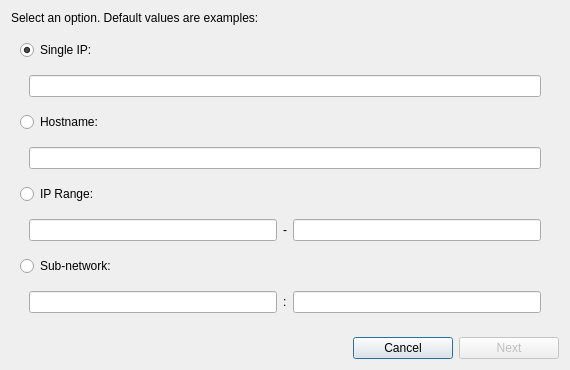
<?xml version="1.0" encoding="UTF-8"?>
<ui version="4.0">
 <class>AddTargetsDialog</class>
 <widget class="QDialog" name="AddTargetsDialog">
  <property name="geometry">
   <rect>
    <x>0</x>
    <y>0</y>
    <width>570</width>
    <height>360</height>
   </rect>
  </property>
  <property name="windowTitle">
   <string>Add targets - Step 1/2</string>
  </property>
  <layout class="QVBoxLayout" name="verticalLayout">
   <item>
    <widget class="QLabel" name="label">
     <property name="sizePolicy">
      <sizepolicy hsizetype="Preferred" vsizetype="Minimum">
       <horstretch>0</horstretch>
       <verstretch>0</verstretch>
      </sizepolicy>
     </property>
     <property name="maximumSize">
      <size>
       <width>16777215</width>
       <height>30</height>
      </size>
     </property>
     <property name="text">
      <string>Select an option. Default values are examples:</string>
     </property>
    </widget>
   </item>
   <item>
    <widget class="QWidget" name="targetsWidget" native="true">
     <layout class="QVBoxLayout" name="verticalLayout_2">
      <item>
       <widget class="QRadioButton" name="singleRadio">
        <property name="text">
         <string>Single IP:</string>
        </property>
        <property name="checked">
         <bool>true</bool>
        </property>
       </widget>
      </item>
      <item>
       <widget class="QWidget" name="singleWidget" native="true">
        <layout class="QHBoxLayout" name="horizontalLayout_2">
         <item>
          <widget class="QLineEdit" name="singleIpLine">
           <property name="inputMethodHints">
            <set>Qt::ImhNone</set>
           </property>
          </widget>
         </item>
        </layout>
       </widget>
      </item>
      <item>
       <widget class="QRadioButton" name="hostnameRadio">
        <property name="text">
         <string>Hostname:</string>
        </property>
       </widget>
      </item>
      <item>
       <widget class="QWidget" name="hostnameWidget" native="true">
        <layout class="QHBoxLayout" name="horizontalLayout_3">
         <item>
          <widget class="QLineEdit" name="hostnameLine">
           <property name="inputMethodHints">
            <set>Qt::ImhUrlCharactersOnly</set>
           </property>
          </widget>
         </item>
        </layout>
       </widget>
      </item>
      <item>
       <widget class="QRadioButton" name="rangeRadio">
        <property name="text">
         <string>IP Range:</string>
        </property>
       </widget>
      </item>
      <item>
       <widget class="QWidget" name="rangeWidget" native="true">
        <layout class="QHBoxLayout" name="horizontalLayout_4">
         <item>
          <widget class="QLineEdit" name="fromIPLine"/>
         </item>
         <item>
          <widget class="QLabel" name="separatorLabel">
           <property name="text">
            <string notr="true">-</string>
           </property>
          </widget>
         </item>
         <item>
          <widget class="QLineEdit" name="toIPLine"/>
         </item>
        </layout>
       </widget>
      </item>
      <item>
       <widget class="QRadioButton" name="subnetRadio">
        <property name="text">
         <string>Sub-network:</string>
        </property>
       </widget>
      </item>
      <item>
       <widget class="QWidget" name="subnetWidget" native="true">
        <layout class="QHBoxLayout" name="horizontalLayout_5">
         <item>
          <widget class="QLineEdit" name="IPLine"/>
         </item>
         <item>
          <widget class="QLabel" name="twodotsLabel">
           <property name="text">
            <string notr="true">:</string>
           </property>
          </widget>
         </item>
         <item>
          <widget class="QLineEdit" name="netmaskLine"/>
         </item>
        </layout>
       </widget>
      </item>
     </layout>
    </widget>
   </item>
   <item>
    <widget class="QWidget" name="buttonBox" native="true">
     <property name="maximumSize">
      <size>
       <width>16777215</width>
       <height>35</height>
      </size>
     </property>
     <layout class="QHBoxLayout" name="horizontalLayout">
      <property name="margin">
       <number>0</number>
      </property>
      <item>
       <spacer name="horizontalSpacer">
        <property name="orientation">
         <enum>Qt::Horizontal</enum>
        </property>
        <property name="sizeHint" stdset="0">
         <size>
          <width>40</width>
          <height>20</height>
         </size>
        </property>
       </spacer>
      </item>
      <item>
       <widget class="QPushButton" name="cancelButton">
        <property name="minimumSize">
         <size>
          <width>100</width>
          <height>0</height>
         </size>
        </property>
        <property name="text">
         <string>Cancel</string>
        </property>
        <property name="icon">
         <iconset resource="../icons/temp_icons.qrc">
          <normaloff>:/edit_icon/close.png</normaloff>:/edit_icon/close.png</iconset>
        </property>
       </widget>
      </item>
      <item>
       <widget class="QPushButton" name="nextButton">
        <property name="enabled">
         <bool>false</bool>
        </property>
        <property name="minimumSize">
         <size>
          <width>100</width>
          <height>0</height>
         </size>
        </property>
        <property name="text">
         <string>Next</string>
        </property>
        <property name="icon">
         <iconset resource="../icons/temp_icons.qrc">
          <normaloff>:/add_icon/arrow-right-double.png</normaloff>:/add_icon/arrow-right-double.png</iconset>
        </property>
       </widget>
      </item>
     </layout>
    </widget>
   </item>
  </layout>
 </widget>
 <resources>
  <include location="../icons/temp_icons.qrc"/>
 </resources>
 <connections>
  <connection>
   <sender>cancelButton</sender>
   <signal>clicked()</signal>
   <receiver>AddTargetsDialog</receiver>
   <slot>close()</slot>
   <hints>
    <hint type="sourcelabel">
     <x>410</x>
     <y>340</y>
    </hint>
    <hint type="destinationlabel">
     <x>284</x>
     <y>180</y>
    </hint>
   </hints>
  </connection>
  <connection>
   <sender>singleRadio</sender>
   <signal>toggled(bool)</signal>
   <receiver>AddTargetsDialog</receiver>
   <slot>optClicked()</slot>
   <hints>
    <hint type="sourcelabel">
     <x>60</x>
     <y>51</y>
    </hint>
    <hint type="destinationlabel">
     <x>115</x>
     <y>-4</y>
    </hint>
   </hints>
  </connection>
  <connection>
   <sender>hostnameRadio</sender>
   <signal>toggled(bool)</signal>
   <receiver>AddTargetsDialog</receiver>
   <slot>optClicked()</slot>
   <hints>
    <hint type="sourcelabel">
     <x>117</x>
     <y>116</y>
    </hint>
    <hint type="destinationlabel">
     <x>199</x>
     <y>-3</y>
    </hint>
   </hints>
  </connection>
  <connection>
   <sender>rangeRadio</sender>
   <signal>toggled(bool)</signal>
   <receiver>AddTargetsDialog</receiver>
   <slot>optClicked()</slot>
   <hints>
    <hint type="sourcelabel">
     <x>69</x>
     <y>184</y>
    </hint>
    <hint type="destinationlabel">
     <x>246</x>
     <y>-16</y>
    </hint>
   </hints>
  </connection>
  <connection>
   <sender>subnetRadio</sender>
   <signal>toggled(bool)</signal>
   <receiver>AddTargetsDialog</receiver>
   <slot>optClicked()</slot>
   <hints>
    <hint type="sourcelabel">
     <x>188</x>
     <y>260</y>
    </hint>
    <hint type="destinationlabel">
     <x>285</x>
     <y>-3</y>
    </hint>
   </hints>
  </connection>
  <connection>
   <sender>nextButton</sender>
   <signal>clicked()</signal>
   <receiver>AddTargetsDialog</receiver>
   <slot>accept()</slot>
   <hints>
    <hint type="sourcelabel">
     <x>529</x>
     <y>344</y>
    </hint>
    <hint type="destinationlabel">
     <x>499</x>
     <y>0</y>
    </hint>
   </hints>
  </connection>
  <connection>
   <sender>singleIpLine</sender>
   <signal>textChanged(QString)</signal>
   <receiver>AddTargetsDialog</receiver>
   <slot>parseTargets()</slot>
   <hints>
    <hint type="sourcelabel">
     <x>173</x>
     <y>78</y>
    </hint>
    <hint type="destinationlabel">
     <x>372</x>
     <y>-1</y>
    </hint>
   </hints>
  </connection>
  <connection>
   <sender>hostnameLine</sender>
   <signal>textChanged(QString)</signal>
   <receiver>AddTargetsDialog</receiver>
   <slot>parseTargets()</slot>
   <hints>
    <hint type="sourcelabel">
     <x>233</x>
     <y>151</y>
    </hint>
    <hint type="destinationlabel">
     <x>347</x>
     <y>-14</y>
    </hint>
   </hints>
  </connection>
  <connection>
   <sender>fromIPLine</sender>
   <signal>textChanged(QString)</signal>
   <receiver>AddTargetsDialog</receiver>
   <slot>parseTargets()</slot>
   <hints>
    <hint type="sourcelabel">
     <x>179</x>
     <y>219</y>
    </hint>
    <hint type="destinationlabel">
     <x>571</x>
     <y>158</y>
    </hint>
   </hints>
  </connection>
  <connection>
   <sender>toIPLine</sender>
   <signal>textChanged(QString)</signal>
   <receiver>AddTargetsDialog</receiver>
   <slot>parseTargets()</slot>
   <hints>
    <hint type="sourcelabel">
     <x>409</x>
     <y>218</y>
    </hint>
    <hint type="destinationlabel">
     <x>572</x>
     <y>191</y>
    </hint>
   </hints>
  </connection>
  <connection>
   <sender>IPLine</sender>
   <signal>textChanged(QString)</signal>
   <receiver>AddTargetsDialog</receiver>
   <slot>parseTargets()</slot>
   <hints>
    <hint type="sourcelabel">
     <x>247</x>
     <y>283</y>
    </hint>
    <hint type="destinationlabel">
     <x>571</x>
     <y>229</y>
    </hint>
   </hints>
  </connection>
  <connection>
   <sender>netmaskLine</sender>
   <signal>textChanged(QString)</signal>
   <receiver>AddTargetsDialog</receiver>
   <slot>parseTargets()</slot>
   <hints>
    <hint type="sourcelabel">
     <x>373</x>
     <y>281</y>
    </hint>
    <hint type="destinationlabel">
     <x>569</x>
     <y>267</y>
    </hint>
   </hints>
  </connection>
  <connection>
   <sender>singleIpLine</sender>
   <signal>editingFinished()</signal>
   <receiver>AddTargetsDialog</receiver>
   <slot>accept()</slot>
   <hints>
    <hint type="sourcelabel">
     <x>423</x>
     <y>90</y>
    </hint>
    <hint type="destinationlabel">
     <x>577</x>
     <y>79</y>
    </hint>
   </hints>
  </connection>
  <connection>
   <sender>hostnameLine</sender>
   <signal>editingFinished()</signal>
   <receiver>AddTargetsDialog</receiver>
   <slot>accept()</slot>
   <hints>
    <hint type="sourcelabel">
     <x>452</x>
     <y>160</y>
    </hint>
    <hint type="destinationlabel">
     <x>573</x>
     <y>133</y>
    </hint>
   </hints>
  </connection>
  <connection>
   <sender>fromIPLine</sender>
   <signal>editingFinished()</signal>
   <receiver>AddTargetsDialog</receiver>
   <slot>accept()</slot>
   <hints>
    <hint type="sourcelabel">
     <x>277</x>
     <y>213</y>
    </hint>
    <hint type="destinationlabel">
     <x>570</x>
     <y>186</y>
    </hint>
   </hints>
  </connection>
  <connection>
   <sender>toIPLine</sender>
   <signal>editingFinished()</signal>
   <receiver>AddTargetsDialog</receiver>
   <slot>accept()</slot>
   <hints>
    <hint type="sourcelabel">
     <x>538</x>
     <y>219</y>
    </hint>
    <hint type="destinationlabel">
     <x>573</x>
     <y>311</y>
    </hint>
   </hints>
  </connection>
  <connection>
   <sender>IPLine</sender>
   <signal>editingFinished()</signal>
   <receiver>AddTargetsDialog</receiver>
   <slot>accept()</slot>
   <hints>
    <hint type="sourcelabel">
     <x>119</x>
     <y>292</y>
    </hint>
    <hint type="destinationlabel">
     <x>-4</x>
     <y>308</y>
    </hint>
   </hints>
  </connection>
  <connection>
   <sender>IPLine</sender>
   <signal>editingFinished()</signal>
   <receiver>AddTargetsDialog</receiver>
   <slot>accept()</slot>
   <hints>
    <hint type="sourcelabel">
     <x>267</x>
     <y>286</y>
    </hint>
    <hint type="destinationlabel">
     <x>-2</x>
     <y>276</y>
    </hint>
   </hints>
  </connection>
  <connection>
   <sender>netmaskLine</sender>
   <signal>editingFinished()</signal>
   <receiver>AddTargetsDialog</receiver>
   <slot>accept()</slot>
   <hints>
    <hint type="sourcelabel">
     <x>322</x>
     <y>302</y>
    </hint>
    <hint type="destinationlabel">
     <x>3</x>
     <y>254</y>
    </hint>
   </hints>
  </connection>
 </connections>
 <slots>
  <slot>optClicked()</slot>
  <slot>singleEdited()</slot>
  <slot>nextClicked()</slot>
  <slot>parseTargets()</slot>
 </slots>
</ui>
